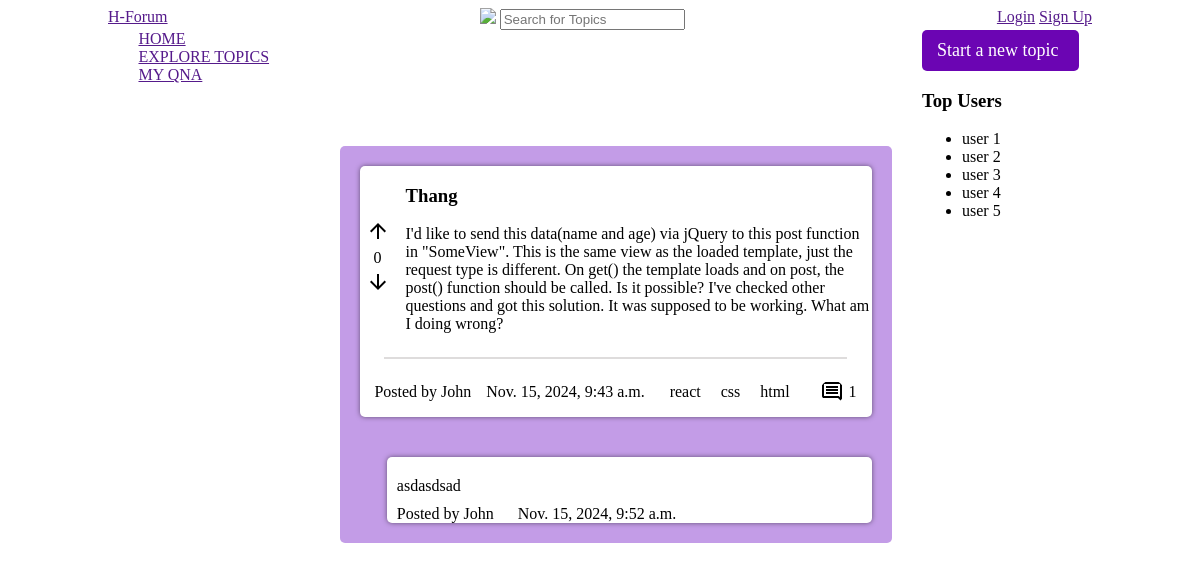
Before: / with the older database file.
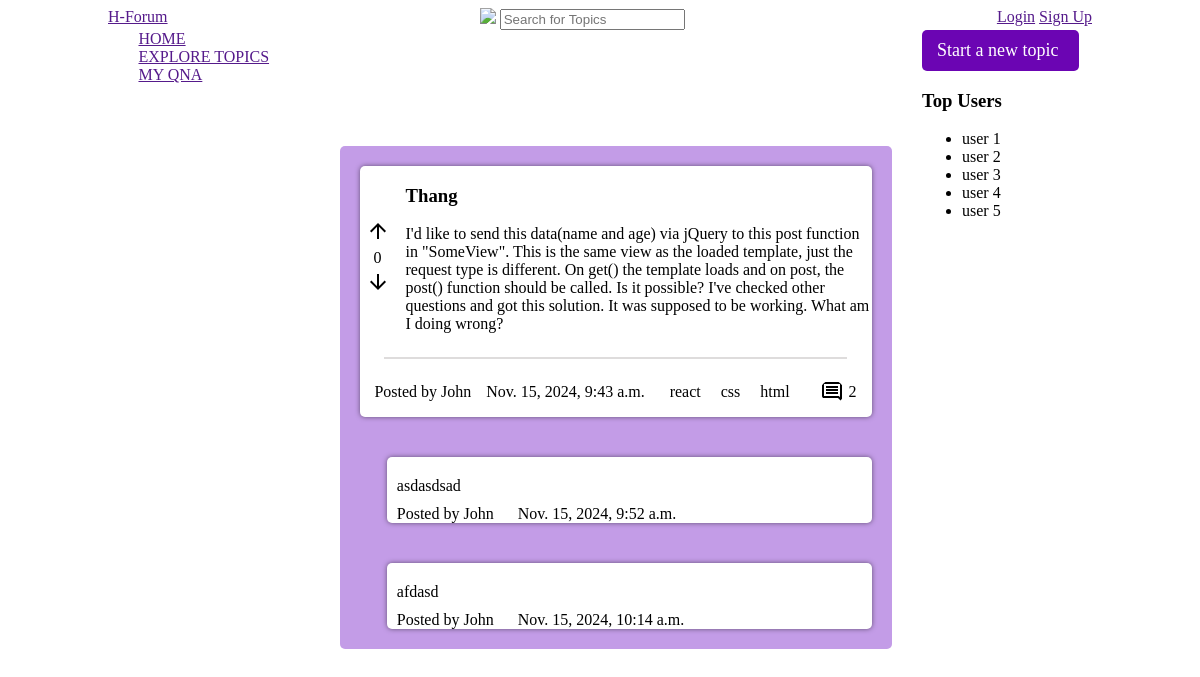
After: the same page with the newer database file.
### comment/models.py (models this page shows, shortened)
class Post(models.Model):
    title = models.CharField(max_length=100)
    content = models.TextField()
    author = models.ForeignKey(Author, on_delete=models.CASCADE)
    tags = models.ManyToManyField(Tag)
    slug = models.SlugField(unique=True, db_index=True)
    votes = models.IntegerField(default=0)
    comments = models.ManyToManyField(Comment, related_name="posts_related")
    created_at = models.DateTimeField(auto_now_add=True)
    updated_at = models.DateTimeField(auto_now=True)

class Author(models.Model):
    first_name = models.CharField(max_length=100)
    last_name = models.CharField(max_length=100)
    email_address = models.EmailField()
    def __str__(self):
        return self.first_name

class Tag(models.Model):
    caption = models.CharField(max_length=100)

class Comment(models.Model):
    post = models.ForeignKey(
        "Post", on_delete=models.CASCADE, related_name="comments_related"
    )
    content = models.TextField(default=" ")
    created_at = models.DateTimeField(auto_now_add=True)
    author = models.ForeignKey(Author, on_delete=models.CASCADE)

### comment/views.py (the view)
# urls.py: path("", views.index, name="home"),
def index(request):
    posts = Post.objects.all()
    if request.method == "POST":
        print(request.POST)
        form = commentsForm(request.POST)
        post_id = request.POST.get("post_id")
        post = get_object_or_404(Post, id=post_id)
        if form.is_valid():
            comment = form.save(commit=False)
            comment.post = post
            comment.author = Author.objects.create(
                first_name="John", last_name="Doe", email_address="test@example.com"
            )
            comment.save()
            post.comments.add(comment)
            return redirect("home")
        else:
            return JsonResponse({"error": form.errors})
    else:
        form = commentsForm()
    return render(
        request,
        "comment/index.html",
        {"posts": posts, "form": form},
    )

### comment/forms.py
class commentsForm(forms.ModelForm):
    content = forms.CharField(
        required=True,
        widget=forms.Textarea(
            attrs={
                "class": "form-control__comment--input",
                "placeholder": "Enter your comment here",
                "cols": "93",
                "rows": "5",
            }
        ),
    )
    class Meta:
        model = Comment
        fields = [
            "content",
        ]

### comment/templates/comment/index.html (shortened to what this page needs)
{% extends 'base.html' %} {% load static %}  {%block css %}
<link rel="stylesheet" href="{% static 'comment/index.css' %}" />
{% endblock %}
{% block content %}
<section id="all-posts">
  <ul class="list_all_post--center">
    {% for post in posts %}
    <li class="comment">
      <div class="topic_content--white">
        <div class="upper_section">
          <div class="votes--inline-block">
            <button type="submit" class="btn-nostyle">
              <svg xmlns="http://www.w3.org/2000/svg" height="24px" viewBox="0 -960 960 960" width="24px" fill="#000000">
                <path d="M440-160v-487L216-423l-56-57 320-320 320 320-56 57-224-224v487h-80Z"/>
              </svg>
            </button>
            <p style="text-align: center">{{ post.votes }}</p>
            <button type="submit" class="btn-nostyle">
              <svg xmlns="http://www.w3.org/2000/svg" height="24px" viewBox="0 -960 960 960" width="24px" fill="#000000">
                <path d="M440-800v487L216-537l-56 57 320 320 320-320-56-57-224 224v-487h-80Z"/>
              </svg>
            </button>
          </div>
          <div class="title__content--columns">
            <h3>{{ post.title }}</h3>
            <p>{{ post.content }}</p>
          </div>
        </div>
        <hr />
        <div class="lower_section">
          <p>Posted by {{ post.author }}</p>
          <p>{{ post.created_at }}</p>
          <div class="tags--center">
            {% for tag in post.tags.all %}
            <span class="tag">{{ tag.caption }}</span>
            {% endfor %}
          </div>
          <div class="message_count" data-post-id="{{ post.id }}">
            <img src="{% static 'comment/comment.svg' %}" alt="message count" />{{ post.comments.count }}
          </div>
        </div>
      </div>
            {% for comment in post.comments.all %}
            <div class="comments--center">
            <span class="comment_content">{{ comment.content }}</span>
            <div class="info">
            <span class="comment_author"> Posted by {{ comment.author }}</span>
            <span class="comment_author"> {{ comment.created_at }}</span>
            </div>
            </div>
            {% endfor %}
    </li>
    {% endfor %}
  </ul>
</section>
{% endblock %}

Changed rows visible on the page:
computed for Post "Thang": comments.count "1" → "2"
added Comment: content "afdasd", author "John", created_at "Nov. 15, 2024, 10:14 a.m."
